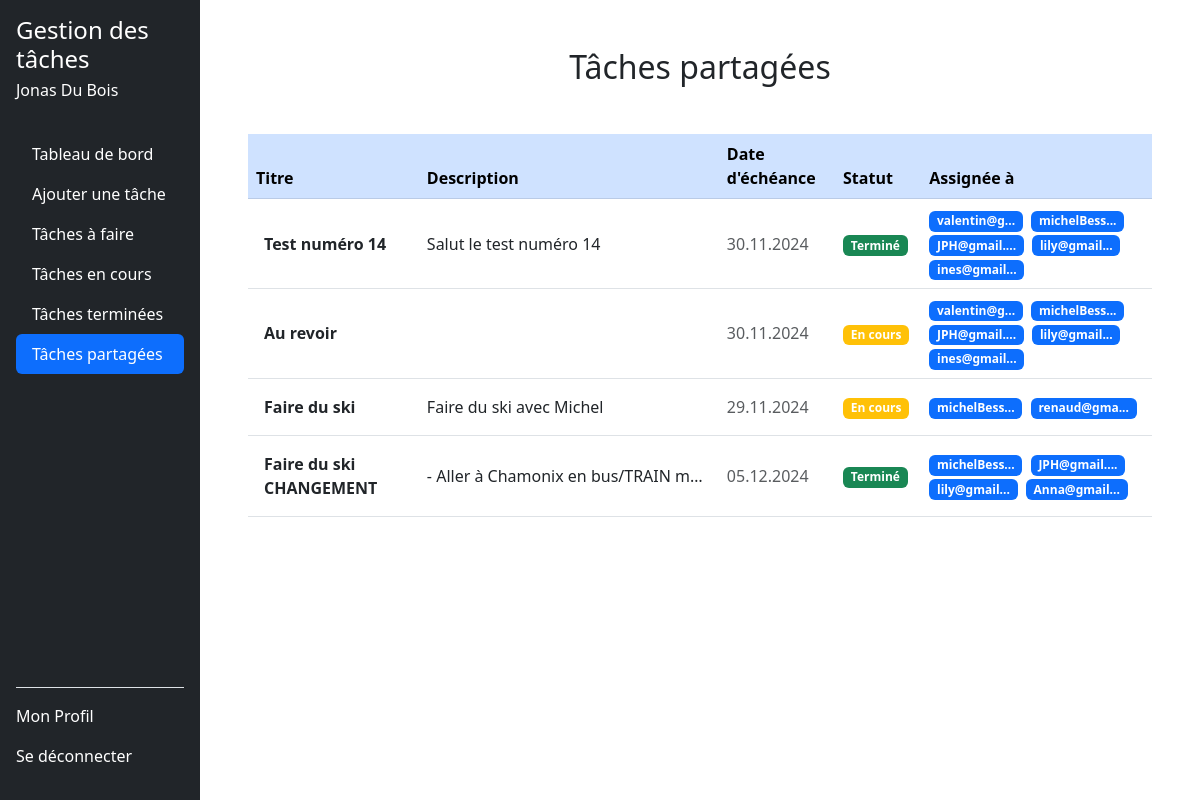
The page /taches_partage.php (signed in) on the database as committed earlier.
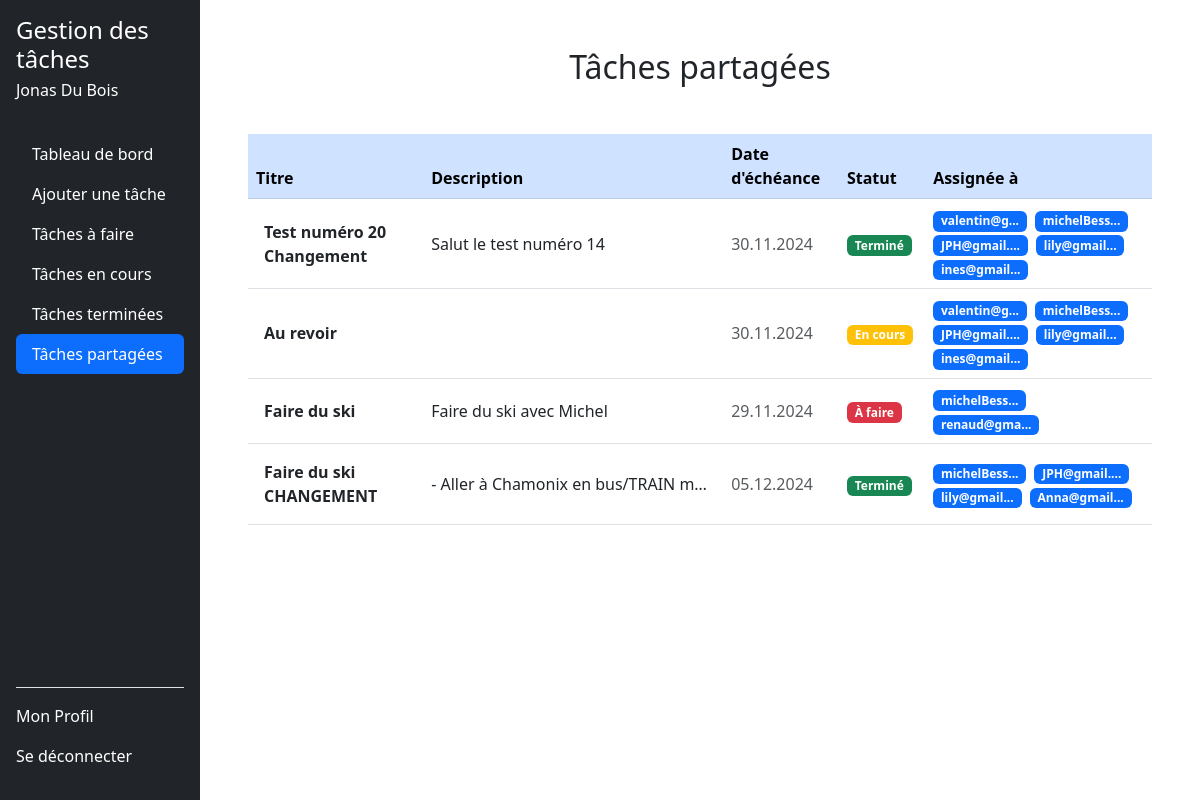
The same page on the database as committed later.
### tables this page shows
CREATE TABLE tasks (
        id INTEGER PRIMARY KEY AUTOINCREMENT,
        userId INTEGER NOT NULL,
        titre TEXT NOT NULL,
        description TEXT DEFAULT NULL,
        dateEcheance DATE DEFAULT NULL,
        statut TEXT CHECK(statut IN ('a_faire', 'en_cours', 'termine')) DEFAULT 'a_faire',
        createdAt TIMESTAMP DEFAULT CURRENT_TIMESTAMP, 
        FOREIGN KEY (userId) REFERENCES users(id) ON DELETE CASCADE
    );

### src/dbManager/DbManagerCRUD.php (called while the page is built, shortened)
<?php
class DbManagerCRUD implements I_ApiCRUD
{
    private $db;
    public function __construct()
    {
        $config = parse_ini_file(__DIR__ . '/../config/db.ini');
        $dsn = $config['dsn'];
        $username = $config['username'];
        $password = $config['password'];
        $this->db = new \PDO($dsn, $username, $password);
    }
    public function rendPersonnes(string $email): array
    {
        $sql = "SELECT * FROM users WHERE email = :email;";
        $stmt = $this->db->prepare($sql);
        $stmt->bindParam(':email', $email, \PDO::PARAM_STR);
        try {
            $stmt->execute();
            $donnees = $stmt->fetchAll(\PDO::FETCH_ASSOC);
            $tabUsers = [];
            foreach ($donnees as $donneesUser) {
                $user = new Users(
                    $donneesUser["prenom"],
                    $donneesUser["nom"],
                    $donneesUser["email"],
                    $donneesUser["noTel"],
                    $donneesUser["motDePasse"],
                    $donneesUser["id"]
                );
                $tabUsers[] = $user;
            }
            return $tabUsers;
        } catch (\PDOException $e) {
            error_log("Erreur lors de la récupération des utilisateurs : " . $e->getMessage());
            return [];
        }
    }
    public function getTasksSharedByUserId(int $userId): array
    {
        try {
            $stmt = $this->db->prepare("
            SELECT
                t.*,
                GROUP_CONCAT(u.email) AS shared_user_names
            FROM tasks t
            JOIN task_users tu ON t.id = tu.taskId
            JOIN users u ON tu.userId = u.id
            WHERE t.id IN (
                SELECT taskId
                FROM task_users
                GROUP BY taskId
                HAVING COUNT(DISTINCT userId) > 1
            )
            AND t.id IN (
                SELECT taskId
                FROM task_users
                WHERE userId = :userId
            )
            GROUP BY t.id
        ");
            $stmt->bindValue(':userId', $userId, \PDO::PARAM_INT);
            $stmt->execute();
            $tasks = [];
            while ($taskData = $stmt->fetch(\PDO::FETCH_ASSOC)) {
                $tasks[] = [
                    'titre' => $taskData['titre'],
                    'description' => $taskData['description'],
                    'dateEcheance' => $taskData['dateEcheance'],
                    'statut' => $taskData['statut'],
                    'shared_user_names' => $taskData['shared_user_names']
                ];
            }
            return $tasks;
        } catch (\PDOException $e) {
            error_log('Erreur dans getTasksSharedByUserId : ' . $e->getMessage());
            throw new \Exception('Erreur lors de la récupération des tâches partagées : ' . $e->getMessage());
        }
    }
}

### Includes/functions.php (called while the page is built, shortened)
<?php
function getUserByEmail($email, $dbManager) {
    $userInfoArray = $dbManager->rendPersonnes($email);
    return !empty($userInfoArray) ? $userInfoArray[0] : null;
}
function getStatusBadgeClass(string $statut): string
{
    $badgeClasses = [
        'À faire' => 'bg-danger',
        'En cours' => 'bg-warning',
        'Terminé' => 'bg-success',
    ];
    return $badgeClasses[$statut] ?? 'bg-secondary';
}

### src/dbManager/Users.php (called while the page is built, shortened)
<?php
class Users {
    private $id;
    public function __construct(string $prenom, string $nom, string $email, string $noTel, string $motDePasse ,int $id = 0) {
        $this->id = $id;
    }
    public function rendId(): int {
        return (int)$this->id;
    }
}

### taches_partage.php (the view, shortened to what the changed rows need)
<?php
require_once 'includes/functions.php';
$dbManager = new DbManagerCRUD();
$email = $_SESSION['email_user'];
$userInfo = getUserByEmail($email, $dbManager);
$userId = $userInfo->rendId();
$tachepartager = $dbManager->getTasksSharedByUserId($userId);
function formatTaskData($task)
{
    $task['dateEcheance'] = formatDateEcheance($task['dateEcheance']);
    $task['statut'] = formatStatut($task['statut']);
    return $task;
}
function formatDateEcheance($dateEcheance)
{
    if ($dateEcheance) {
        $d = DateTime::createFromFormat('Y-m-d', $dateEcheance);
        return $d ? $d->format('d.m.Y') : null;
    }
    return null;
}
function formatStatut($statut)
{
    $statutTraduction = [
        'a_faire' => 'À faire',
        'en_cours' => 'En cours',
        'termine' => 'Terminé',
    ];
    return $statutTraduction[$statut] ?? 'Inconnu';
}
$tachepartager = array_map('formatTaskData', $tachepartager);
?>
<!DOCTYPE html>
<html lang="fr">
<head>
    <link href="https://cdn.jsdelivr.net/npm/bootstrap@5.3.0-alpha3/dist/css/bootstrap.min.css" rel="stylesheet">
    <link href="style/styleSheet.css" rel="stylesheet">
</head>
<body>
    <div class="d-flex">
        <div class="main-content ms-auto col-md-9 col-lg-10 p-5">
            <h2 class="text-center mb-4">Tâches partagées</h2>
            <?php if (empty($tachepartager)): ?>
                <div class="alert alert-info mt-4" role="alert">
                    <p>Aucune tâche partagée pour le moment.</p>
                </div>
            <?php else: ?>
                <div class="table-responsive pt-4">
                    <table class="table table-hover align-middle">
                        <thead class="table-primary">
                            <tr>
                                <th scope="col">Titre</th>
                                <th scope="col">Description</th>
                                <th scope="col">Date d'échéance</th>
                                <th scope="col">Statut</th>
                                <th scope="col">Assignée à</th>
                            </tr>
                        </thead>
                        <tbody>
                            <?php foreach ($tachepartager as $task): ?>
                                <tr>
                                    <td class="fw-bold text-dark p-3"><?php echo htmlspecialchars($task['titre']); ?></td>
                                    <td class="text-truncate" style="max-width: 300px;">
                                        <?php echo htmlspecialchars($task['description']); ?>
                                    </td>
                                    <td class="text-muted"><?php echo htmlspecialchars($task['dateEcheance']); ?></td>
                                    <td>
                                        <span class="badge <?php echo getStatusBadgeClass($task['statut']); ?> me-1">
                                            <?php echo htmlspecialchars($task['statut']); ?>
                                        </span>
                                    </td>
                                    <td>
                                        <?php
                                        $sharedUsers = explode(',', $task['shared_user_names']);
                                        foreach ($sharedUsers as $userEmailFromTask):
                                            if ($_SESSION['email_user'] === $userEmailFromTask) {
                                                continue;
                                            }
                                        ?>
                                            <span class="badge bg-primary me-1" data-bs-toggle="tooltip"
                                                title="<?php echo htmlspecialchars($userEmailFromTask); ?>">
                                                <?php echo htmlspecialchars(strlen($userEmailFromTask) > 10 ? substr($userEmailFromTask, 0, 10) . '...' : $userEmailFromTask); ?>
                                            </span>
                                        <?php endforeach; ?>
                                    </td>
                                </tr>
                            <?php endforeach; ?>
                        </tbody>
                    </table>
                </div>
            <?php endif; ?>
        </div>
    </div>
</body>
</html>

Rows that differ between the two databases and show on the page:
changed tasks "Salut le test numéro 14": titre "Test numéro 14" → "Test numéro 20 Changement"
changed tasks "Faire du ski": statut "En cours" → "À faire"
